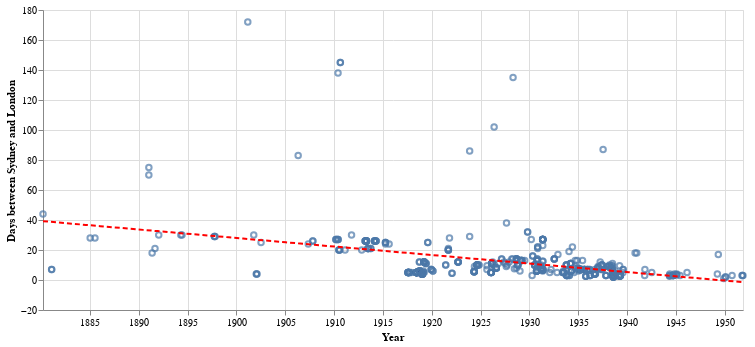

Notebook code cell kept with this figure:
### Markdown cell above
The median number of days seems to show a trend. Let's see if we can visualise that trend by fitting a curve (in this case a first degree polynomial) to the complete set of data points.

### Code cell
# See https://altair-viz.github.io/gallery/poly_fit.html for an example of creating polynomial fit plots using Altair

ts_df = new_df.copy()

# We need to convert the dates to timestamps to fit the data
ts_df['timestamp'] = ts_df['date'].apply(lambda x: x.timestamp())

# Build a dataframe with the fitted data
poly_data = pd.DataFrame({'xfit': np.linspace(ts_df['timestamp'].min(), ts_df['timestamp'].max())})
poly_data['yfit'] = np.poly1d(np.polyfit(ts_df['timestamp'], ts_df['days'], 1))(poly_data['xfit'])

# Now we can turn the fitted timestamps back into dates for charting
poly_data['xfit'] = poly_data['xfit'].apply(lambda x: datetime.datetime.fromtimestamp(x))

# Plot the points
points = alt.Chart(ts_df).mark_point().encode(
    x=alt.X('date:T', axis=alt.Axis(title='Year', format='%Y')),
    y=alt.Y('days', axis=alt.Axis(title='Days between Sydney and London')),
    tooltip=[alt.Tooltip('title', title='Title'), alt.Tooltip('date', title='Date')]
).properties(width=700)

# Plot the best fit 
polynomial_fit = alt.Chart(poly_data).mark_line(color='red', strokeDash=[5, 3]).encode(
    x='xfit',
    y='yfit'
)

points + polynomial_fit

### Figure 1 — Vega-Lite specification as saved in the notebook (floating-point values rounded to 4 significant figures; data arrays with more than 128 entries replaced by an {"elided": "..."} marker saying what was removed)
{"config": {"view": {"continuousWidth": 400, "continuousHeight": 300}}, "layer": [{"data": {"name": "data-48c0958501852acc1f3b3fcedb26db46"}, "mark": "point", "encoding": {"tooltip": [{"field": "title", "title": "Title", "type": "nominal"}, {"field": "date", "title": "Date", "type": "temporal"}], "x": {"axis": {"format": "%Y", "title": "Year"}, "field": "date", "type": "temporal"}, "y": {"axis": {"title": "Days between Sydney and London"}, "field": "days", "type": "quantitative"}}, "width": 700}, {"data": {"name": "data-8528cd9f4c166054def8a244c16fd486"}, "mark": {"type": "line", "color": "red", "strokeDash": [5, 3]}, "encoding": {"x": {"field": "xfit", "type": "temporal"}, "y": {"field": "yfit", "type": "quantitative"}}}], "$schema": "https://vega.github.io/schema/vega-lite/v4.17.0.json", "datasets": {"data-48c0958501852acc1f3b3fcedb26db46": {"elided": "533 records"}, "data-8528cd9f4c166054def8a244c16fd486": [{"xfit": "1880-03-16T09:49:16", "yfit": 39.23}, {"xfit": "1881-09-01T14:43:08.653061", "yfit": 38.4}, {"xfit": "1883-02-17T19:37:01.306122", "yfit": 37.57}, {"xfit": "1884-08-05T00:30:53.959184", "yfit": 36.74}, {"xfit": "1886-01-21T05:24:46.612245", "yfit": 35.91}, {"xfit": "1887-07-09T10:18:39.265306", "yfit": 35.08}, {"xfit": "1888-12-24T15:12:31.918367", "yfit": 34.25}, {"xfit": "1890-06-11T20:06:24.571429", "yfit": 33.42}, {"xfit": "1891-11-28T01:00:17.224490", "yfit": 32.59}, {"xfit": "1893-05-15T05:54:09.877551", "yfit": 31.76}, {"xfit": "1894-10-31T10:48:02.530612", "yfit": 30.93}, {"xfit": "1896-04-17T15:52:39.183673", "yfit": 30.1}, {"xfit": "1897-10-03T20:46:31.836735", "yfit": 29.27}, {"xfit": "1899-03-22T01:40:24.489796", "yfit": 28.44}, {"xfit": "1900-09-07T06:34:17.142857", "yfit": 27.61}, {"xfit": "1902-02-23T11:28:09.795918", "yfit": 26.78}, {"xfit": "1903-08-11T16:22:02.448980", "yfit": 25.95}, {"xfit": "1905-01-26T21:15:55.102041", "yfit": 25.12}, {"xfit": "1906-07-15T02:09:47.755102", "yfit": 24.29}, {"xfit": "1907-12-31T07:03:40.408163", "yfit": 23.46}, {"xfit": "1909-06-17T11:57:33.061224", "yfit": 22.63}, {"xfit": "1910-12-03T16:51:25.714286", "yfit": 21.8}, {"xfit": "1912-05-20T21:45:18.367347", "yfit": 20.98}, {"xfit": "1913-11-06T02:39:11.020408", "yfit": 20.15}, {"xfit": "1915-04-24T07:33:03.673470", "yfit": 19.32}, {"xfit": "1916-10-09T13:26:56.326531", "yfit": 18.49}, {"xfit": "1918-03-27T17:20:48.979592", "yfit": 17.66}, {"xfit": "1919-09-12T22:14:41.632653", "yfit": 16.83}, {"xfit": "1921-02-28T03:08:34.285714", "yfit": 16.0}, {"xfit": "1922-08-16T08:02:26.938776", "yfit": 15.17}, {"xfit": "1924-02-01T12:56:19.591837", "yfit": 14.34}, {"xfit": "1925-07-19T17:50:12.244898", "yfit": 13.51}, {"xfit": "1927-01-04T22:44:04.897959", "yfit": 12.68}, {"xfit": "1928-06-22T03:37:57.551020", "yfit": 11.85}, {"xfit": "1929-12-08T08:31:50.204082", "yfit": 11.02}, {"xfit": "1931-05-26T13:25:42.857143", "yfit": 10.19}, {"xfit": "1932-11-10T18:19:35.510204", "yfit": 9.361}, {"xfit": "1934-04-28T23:13:28.163265", "yfit": 8.531}, {"xfit": "1935-10-15T04:07:20.816327", "yfit": 7.702}, {"xfit": "1937-04-01T09:01:13.469388", "yfit": 6.872}, {"xfit": "1938-09-17T13:55:06.122449", "yfit": 6.042}, {"xfit": "1940-03-04T18:48:58.775510", "yfit": 5.213}, {"xfit": "1941-08-20T23:42:51.428571", "yfit": 4.383}, {"xfit": "1943-02-06T05:36:44.081633", "yfit": 3.554}, {"xfit": "1944-07-24T09:30:36.734694", "yfit": 2.724}, {"xfit": "1946-01-09T14:24:29.387755", "yfit": 1.895}, {"xfit": "1947-06-27T19:18:22.040816", "yfit": 1.065}, {"xfit": "1948-12-13T00:12:14.693878", "yfit": 0.2353}, {"xfit": "1950-05-31T05:06:07.346939", "yfit": -0.5942}, {"xfit": "1951-11-16T10:00:00", "yfit": -1.424}]}}
